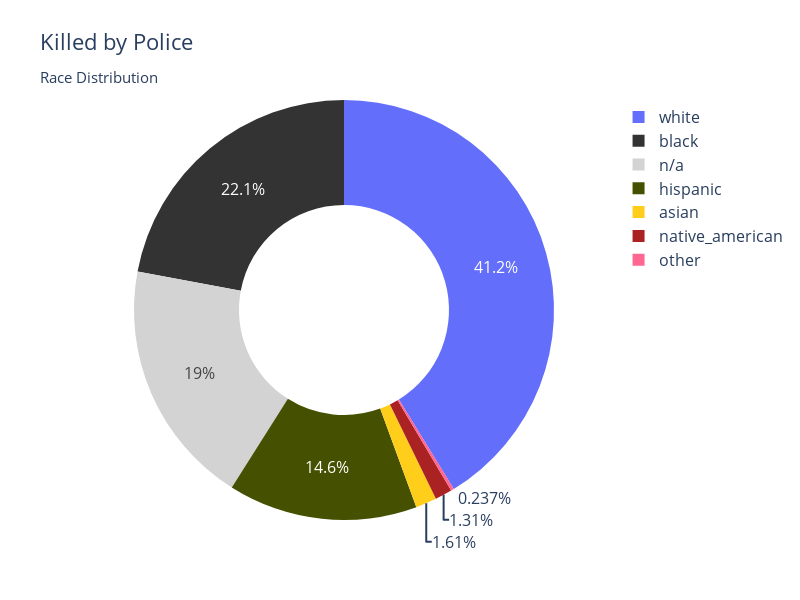

Source (notebook cell):
### Code cell
fig = px.pie(df_fatalities_per_race, values=df_fatalities_per_race.values, names=df_fatalities_per_race.index, color=df_fatalities_per_race.index,
             title="Killed by Police<br><sub>Race Distribution</sub>", width=800, height=600, hole=.5, color_discrete_map=COLOR_RACE_PALETTE_DICT)
fig.update_layout(font={"size": 16})

fig.show()

### Figure 1 — Plotly figure (JSON) as saved in the notebook; plotly's stock layout.template omitted (floating-point values rounded to 4 significant figures)
{"data": [{"customdata": [["white"], ["black"], ["n/a"], ["hispanic"], ["asian"], ["native_american"], ["other"]], "domain": {"x": [0, 1], "y": [0, 1]}, "hole": 0.5, "hovertemplate": "race=%{customdata[0]}<br>value=%{value}<extra></extra>", "labels": ["white", "black", "n/a", "hispanic", "asian", "native_american", "other"], "legendgroup": "", "marker": {"colors": ["#636efa", "#333333", "lightgrey", "#455100", "#ffce1b", "#aa2222", "#FF6692"]}, "name": "", "showlegend": true, "type": "pie", "values": [3300, 1766, 1517, 1166, 129, 105, 19]}], "layout": {"font": {"size": 16}, "height": 600, "legend": {"tracegroupgap": 0}, "title": {"text": "Killed by Police<br><sub>Race Distribution</sub>"}, "width": 800}}
